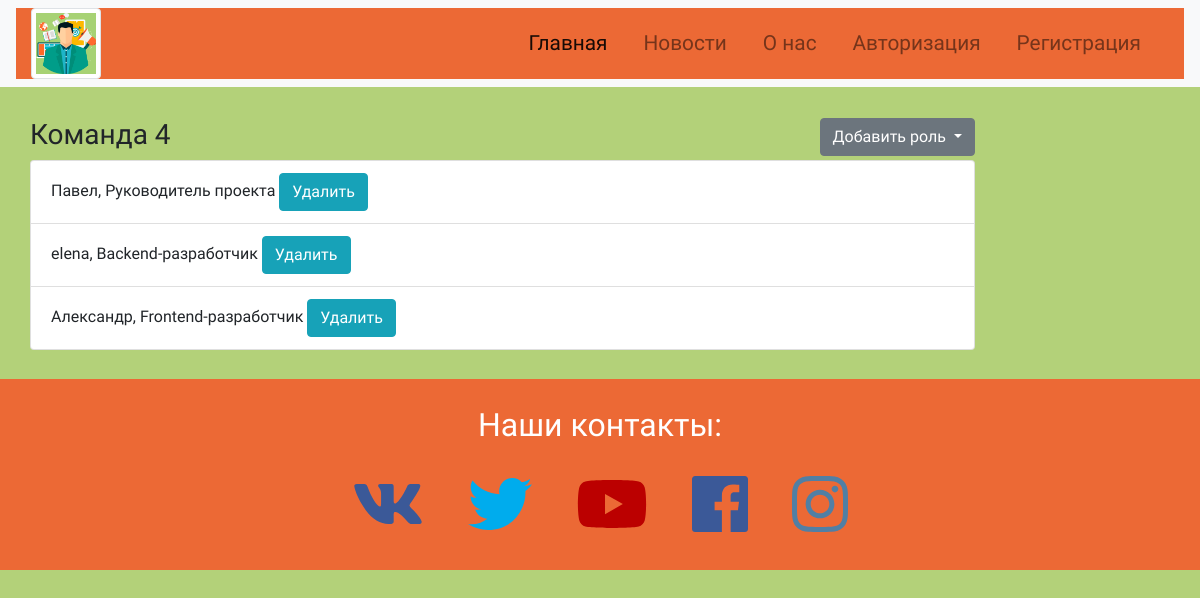
Screenshot of /users/commands/view/5 with the database file from the repository.
### users/models.py (models this page shows, shortened)
class Command(models.Model):
    title = models.CharField(max_length=200, verbose_name='Название команды')
    user_roles = models.ManyToManyField(UserRole, verbose_name='Роли пользователей', blank=True)

class UserRole(models.Model):
    user = models.ForeignKey(User, on_delete=models.CASCADE, verbose_name='Пользователь')
    role = models.ForeignKey(Role, on_delete=models.CASCADE, verbose_name='Роль')

class Role(models.Model):
    name = models.CharField(max_length=200, verbose_name='Название роли')
    patterns = models.ManyToManyField(ResultPattern, verbose_name='Паттерны', blank=True)

### users/views.py (the view)
# urls.py: path('commands/view/<int:command_id>', view_command, name='view_command'),
def view_command(request, command_id):
    command = Command.objects.get(id=command_id)
    roles = Role.objects.all()
    return render(request, 'users/view_command.html', context={'command': command, 'roles': roles})

### users/templates/users/view_command.html (shortened to what this page needs)
{% extends 'mainApp/base.html' %}
{% block content %}
<br>
<div class="container-fluid padding">
    <div class="col-xs-12 col-sm-12 col-md-9 col-lg-9 col-xl-10">
        <div style="display:flex">
            <h3>{{ command.title }}</h3>
            <div style="flex-grow:1"></div>
            <div class="dropdown">
                <button class="btn btn-secondary dropdown-toggle" type="button" id="dropdownMenuButton"
                        data-toggle="dropdown" aria-haspopup="true" aria-expanded="false">
                    Добавить роль
                </button>
            </div>
        </div>
        <ul class="list-group">
            {% for user_role in command.user_roles.all %}
            <li class="list-group-item">
                {{ user_role.user.username }}, {{ user_role.role.name }}
                <a href="{% url 'delete_command_user_role' command_id=command.id user_role_id=user_role.id%}">
                    <button class="btn btn-info btn-next my_b" type="button">Удалить</button>
                </a>
            </li>
            {% endfor %}
        </ul>
    </div>
</div>
<br>
{% endblock %}

### MainApp/templates/MainApp/base.html (shortened to what this page needs)
<!DOCTYPE html>
<html lang="ru">
<head>
    {% load static %}
    <link rel="stylesheet" href="https://maxcdn.bootstrapcdn.com/bootstrap/4.0.0/css/bootstrap.min.css">
    <link rel="stylesheet" href={% static 'css/main.css' %}>
</head>
<body>
<nav class="navbar navbar-expand-md navbar-light bg-light sticky-top">
    <div class="container-fluid" style="background-color: #ec6935">
        <a href="/" class="navbar-brad"><img src={% static 'mainApp/image/logo2.jpg' %} class="img-thumbnail">
            <div class="collapse navbar-collapse" id="navbarResponsive">
                <ul class="navbar-nav ml-auto">
                    <li class="nav-item active">
                        <a href="/" class="nav-link">Главная</a>
                    </li>
                    <li class="nav-item">
                        <a href="/news" class="nav-link">Новости</a>
                    </li>
                    <li class="nav-item">
                        <a href="#" class="nav-link">О нас</a>
                    </li>
                    {% if user.is_authenticated %}
                    <li class="nav-item">
                        <a href="/profile" class="nav-link">Профиль</a>
                    </li>
                    {% else %}
                    <li class="nav-item">
                        <a href="login/" class="nav-link">Авторизация</a>
                    </li>
                    <li class="nav-item">
                        <a href="registration/" class="nav-link">Регистрация</a>
                    </li>
                    {% endif %}
                </ul>
            </div>
    </div>
</nav>
{% block content %} {% endblock %}
<footer class="container-fluid">
    <div class="container">
        <div class="row padding text-center">
            <div class="col-12">
                <h2 class="my-cont">Наши контакты:</h2>
            </div>
            <div class="col-12 social padding">
                <a href="#"><i class="fab fa-vk"></i></a>
                <a href="#"><i class="fab fa-twitter"></i></a>
                <a href="#"><i class="fab fa-youtube"></i></a>
                <a href="#"><i class="fab fa-facebook"></i></a>
                <a href="#"><i class="fab fa-instagram"></i></a>
            </div>
        </div>
    </div>
</footer>
</body>
</html>

### MainApp/static/css/main.css (style rules this page uses)
body,html { width:100%; height: 100%; font-family: 'Ronnia',sans-serif; background-color: #b3d179; }
.my_b { padding-bottom: -10px; }
.navbar-brad img { width: 70px }
.navbar-nav li { padding-right: 20px; }
.nav-link { font-size: 1.3em !important }
.padding { padding-bottom: 5px; padding-top: 7px; }
.social a { font-size: 4em; padding: 20px; }
.fa-facebook { color: #3b5998 }
.fa-instagram { color: #517fa4 }
.fa-twitter { color: #00aced }
.fa-youtube { color: #bb0000 }
.fa-vk { color: #3b5998 }
footer { background-color: #ec6935; padding-top:15px; border-left: 5px solid #ec6935; border-right: 5px solid #ec6935; border-top: 5px solid #ec6935; border-bottom: 5px solid #ec6935; color: white; }
.my-cont { text-shadow: -3px 2px yelow }

### rows the page displays
Command: title "Команда 4"
UserRole: user.username "Павел", role.name "Руководитель проекта"
UserRole: user.username "elena", role.name "Backend-разработчик"
UserRole: user.username "Александр", role.name "Frontend-разработчик"
